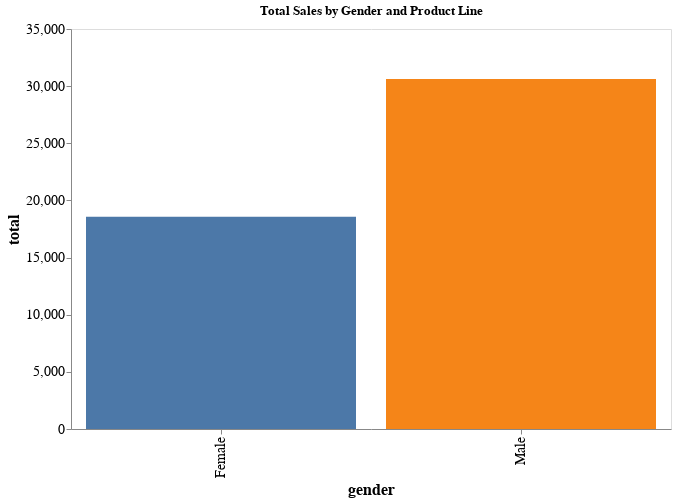

Write notebook code for a chart like this one.
### Code cell
import altair as alt

# Создаем источник данных для графика
source = df_sm[df_sm['product_line'] == 'Health and beauty'].groupby('gender').agg({'total':'sum'}).reset_index()

# Создаем столбчатую диаграмму
chart = alt.Chart(source).mark_bar().encode(
    x='gender:N',
    y='total:Q',
    color=alt.Color('gender:N', legend=None)
).properties(
    title='Total Sales by Gender and Product Line',
    width=600,
    height=400
)

# Настраиваем оси координат
chart = chart.configure_axis(
    labelFontSize=14,
    titleFontSize=16,
    grid=False
)

# Отображаем график
chart

### Figure 1 — Vega-Lite specification as saved in the notebook (floating-point values rounded to 4 significant figures)
{"config": {"view": {"continuousWidth": 400, "continuousHeight": 300}, "axis": {"grid": false, "labelFontSize": 14, "titleFontSize": 16}}, "data": {"name": "data-992ab0dca5b82c2b7012159ad8e467ce"}, "mark": "bar", "encoding": {"color": {"field": "gender", "legend": null, "type": "nominal"}, "x": {"field": "gender", "type": "nominal"}, "y": {"field": "total", "type": "quantitative"}}, "height": 400, "title": "Total Sales by Gender and Product Line", "width": 600, "$schema": "https://vega.github.io/schema/vega-lite/v4.17.0.json", "datasets": {"data-992ab0dca5b82c2b7012159ad8e467ce": [{"gender": "Female", "total": 18560.0}, {"gender": "Male", "total": 30630.0}]}}
